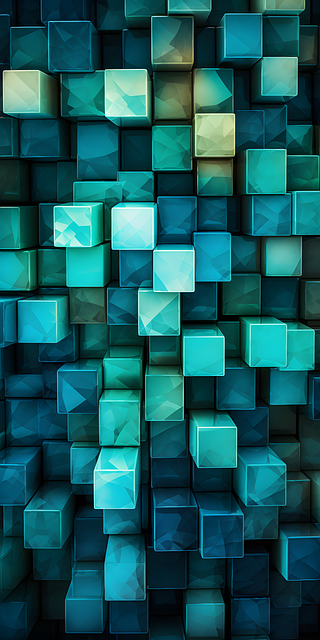
#> input picture data/samples/cube.png, 320 x 640 px, found by its file name; its folder holds 5 pictures in this run
$ jupyter execute C22716399_Transformation_2.ipynb
#> lines starting #> are read from the running program, lines starting #| are printed output that depends on the picture
[cell 1]
# Student Number: C22716399
# Student Name: Aaron Baggot
# Transformation Task 2

[cell 2]
import glob
import cv2
import numpy as np
from matplotlib import pyplot as plt
from pathlib import Path
print(glob.glob("data/samples/*"))

[cell 3]
# open image cube.png
img_path = Path("/Users/aaronbaggot/Desktop/image-processing-labs/data/samples/cube.png")
I = cv2.imread(str(img_path))
#> I is the input picture: shape (640, 320, 3); mean B, G, R 92.5, 89, 20.6

if I is None:
    raise exception(f"Image not found: {img_path}")

[cell 4]
# Get the shape of the image

h, w, d = I.shape
#> h = 640; w = 320; d = 3

# Resize and make twice as large
S = cv2.resize(I, dsize = (2 * w, 2 * h))
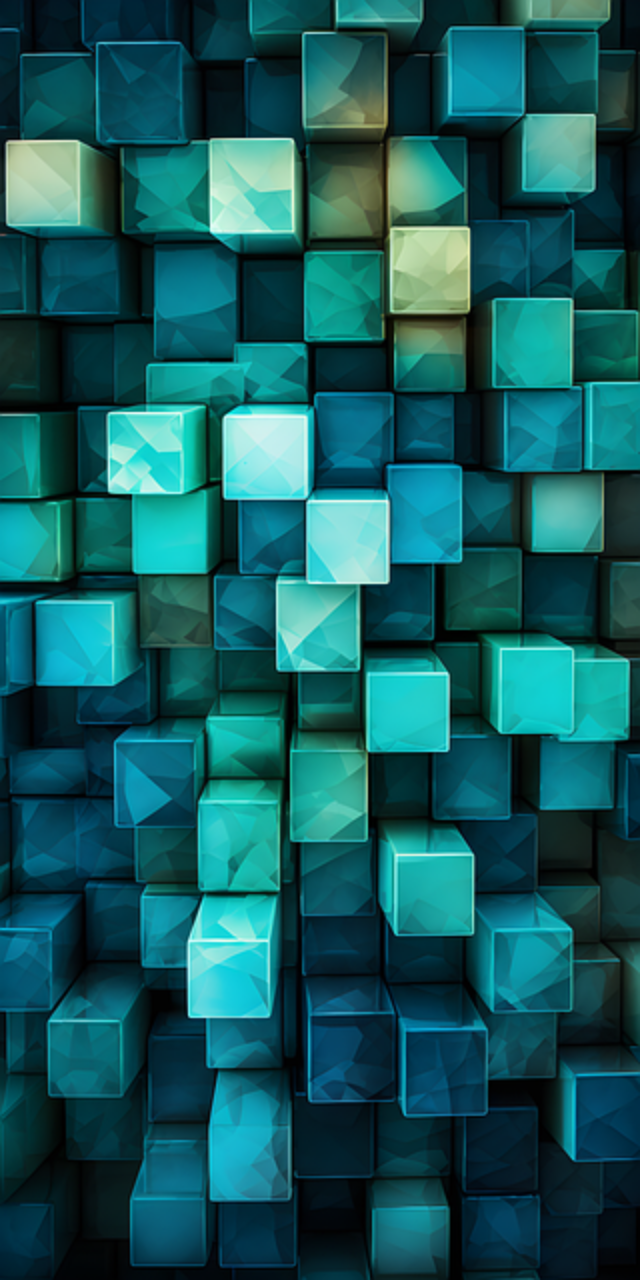
#> S: shape (1280, 640, 3); mean B, G, R 92.5, 89, 20.6

# Crop a small section of the image
C = I[0:180, 0:270]
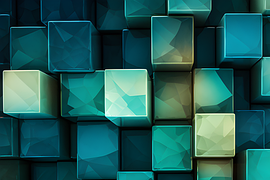
#> C: shape (180, 270, 3); mean B, G, R 87.2, 90.6, 32.6

# Find the centre point of the image
cx, cy = w // 2, h //2
#> cx = 160; cy = 320

# Rotation angle and scale
angle = 45
scale = 1.0

#create rotation matrix
M = cv2.getRotationMatrix2D(center=(cx,cy), angle = angle, scale = scale)
R = cv2.warpAffine(I, M = M, dsize=(w,h))
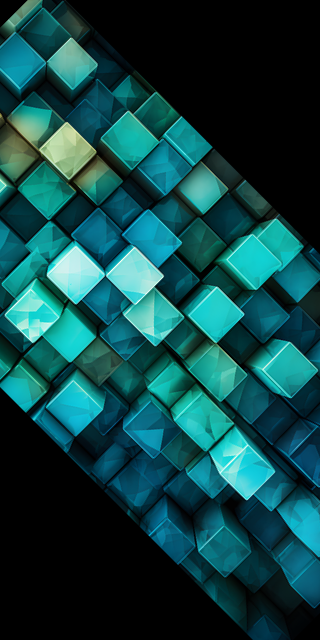
#> R: shape (640, 320, 3); mean B, G, R 69.6, 67.9, 15

# Apply rotation
R = cv2.warpAffine(I, M, dsize=(w, h))

[cell 5]
# Display Images
plt.figure(figsize=(12,6))

plt.subplot(1,3,1)
plt.imshow(cv2.cvtColor(I, cv2.COLOR_BGR2RGB))
plt.title('Original Image')
plt.axis("off")

plt.subplot(1,3,2)
plt.imshow(cv2.cvtColor(S, cv2.COLOR_BGR2RGB))
plt.title('Scaled 2x')
plt.axis("off")

plt.subplot(1,3,3)
plt.imshow(cv2.cvtColor(R, cv2.COLOR_BGR2RGB))
plt.title('Rotated Image 45 deg')
plt.axis("off")

plt.show()
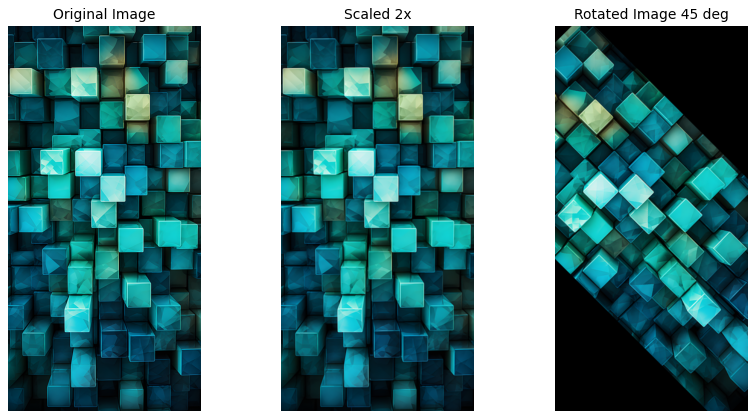
#> figure drawn by matplotlib, 3 panels

[cell 6]
# Get the shape of the image

h, w, d = I.shape

# Scale by factor no cropping
scale_factor = 2.0
S = cv2.resize(I, None, fx=scale_factor, fy=scale_factor, interpolation=cv2.INTER_LINEAR)

# Crop a small section of the image
C = I[0:180, 0:270]

# Find the centre point of the image
cx, cy = w // 2, h //2

# Rotation angle and scale
angle = 45
scale = 1.0

#create rotation matrix
M = cv2.getRotationMatrix2D(center=(cx,cy), angle = angle, scale = scale)
# R = cv2.warpAffine(I, M = M, dsize=(w,h))

# Claculate new bounding dimensions
cos_val = np.abs(M[0, 0])
#> cos_val = 0.707
sin_val = np.abs(M[0, 1])
#> sin_val = 0.707
new_w = int((h * sin_val) + (w * cos_val))
#> new_w = 678
new_h = int((h * cos_val) + (w * sin_val))
#> new_h = 678

# Adjust rotation matrix to fit full screen
M [0, 2] += (new_w / 2) - cx
M[1, 2] += (new_h /2) - cy


# Apply rotation
R = cv2.warpAffine(I, M, (new_w, new_h))
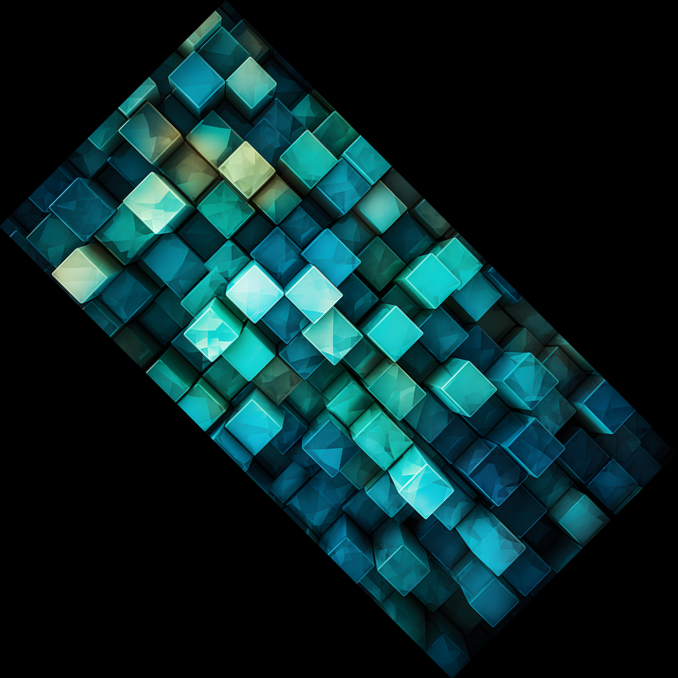
#> R: shape (678, 678, 3); mean B, G, R 41.2, 39.7, 9.2

[cell 7]
# Display Images
plt.figure(figsize=(12,6))

plt.subplot(1,3,1)
plt.imshow(cv2.cvtColor(I, cv2.COLOR_BGR2RGB))
plt.title('Original Image')
plt.axis("off")

plt.subplot(1,3,2)
plt.imshow(cv2.cvtColor(S, cv2.COLOR_BGR2RGB))
plt.title('Scaled 2x')
plt.axis("off")

plt.subplot(1,3,3)
plt.imshow(cv2.cvtColor(R, cv2.COLOR_BGR2RGB))
plt.title('Rotated Image 45 deg')
plt.axis("off")

plt.show()
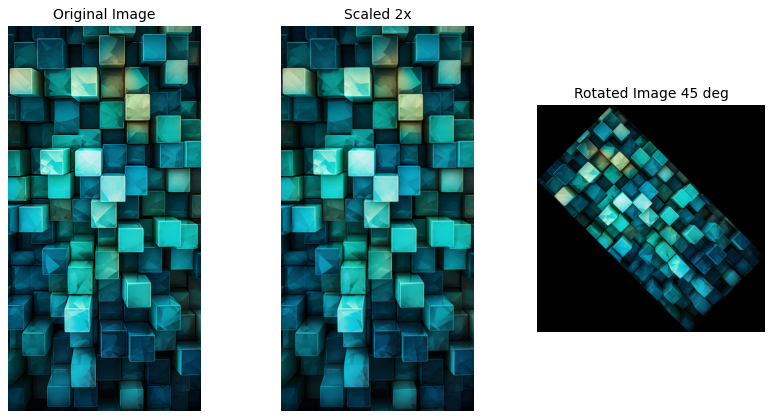
#> figure drawn by matplotlib, 3 panels
